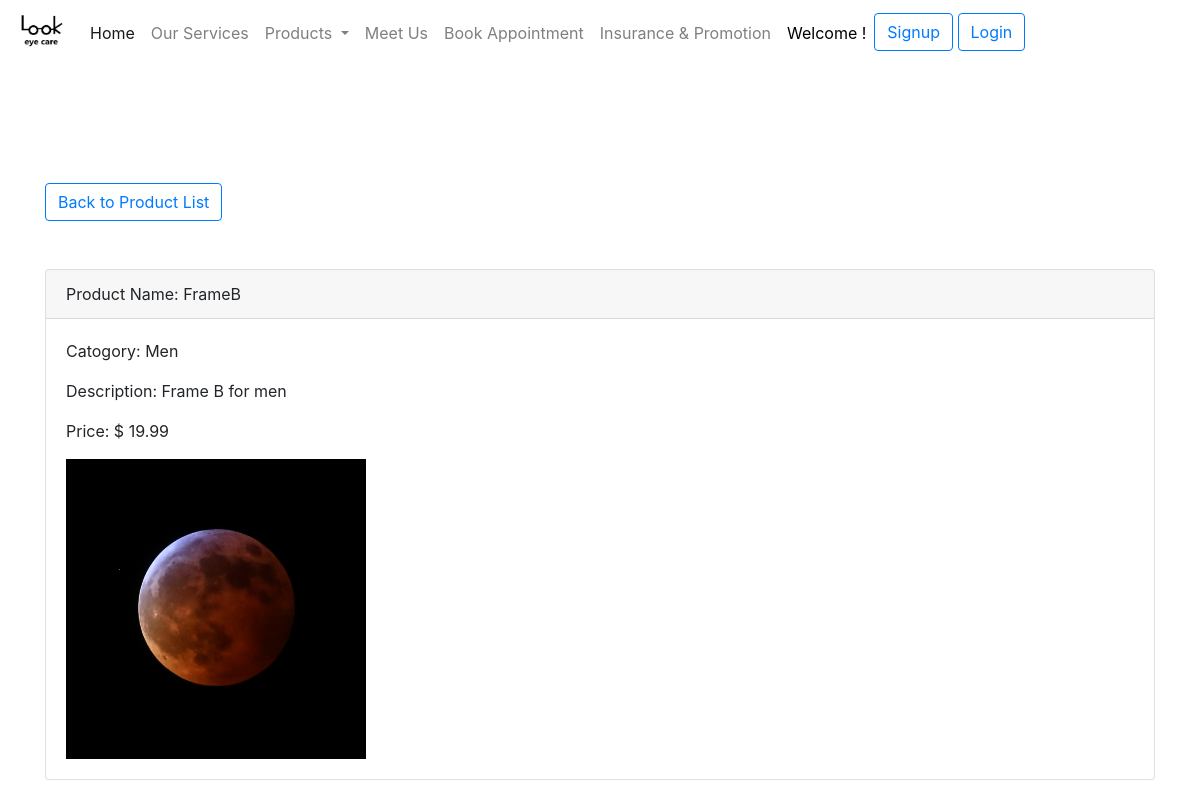
The page /products/frameb/ on the database its author committed.
### optical/models.py (models this page shows, shortened)
class Product(models.Model):
    name = models.CharField(max_length=100)
    category = models.CharField(max_length=50, default='Frame', blank=True)
    description = models.TextField(default='', blank=True)
    price = models.DecimalField(max_digits=8, decimal_places=2, blank=True)
    inventory = models.IntegerField(default=0, blank=True)
    image = models.ImageField(blank=True, null=True)
    slug = AutoSlugField(populate_from='name', always_update=True)
    objects = ProductManager()

### optical/views.py (the view)
# urls.py: path('products/<slug>/', ProductDetailView.as_view(), name='product_detail'),
class ProductDetailView(DetailView):
    model = Product
    context_object_name = 'product'
    template_name = 'product_detail.html'
    def get_object(self, queryset=None):
        obj = super().get_object()
        return obj

### optical/models.py (called while the page is built)
    def get_queryset(self):  # required
        return ProductQueryset(self.model, using=self._db)

### templates/product_detail.html (shortened to what this page needs)
{% extends "base.html" %}
{% load humanize %}
{% block content %}
  <div class="col-16">
    <a class="btn btn-outline-primary" href="..">Back to Product List</a>
    <div class="card mt-5">
      <div class="card-header">
        Product Name: {{ product.name }}
      </div>
      <div class="card-body">
        <p>Catogory: {{ product.category }}</p>
        <p>Description: {{ product.description }}</p>
        <p>Price: $ {{ product.price|intcomma }}</p>
        <img src="{{ product.image.url }}" height="300"/>
      </div>
    </div>
  </div>
{% endblock %}

### rows shown on the page
Product: name "FrameB", category "Men", description "Frame B for men", price "19.99", image (picture)
